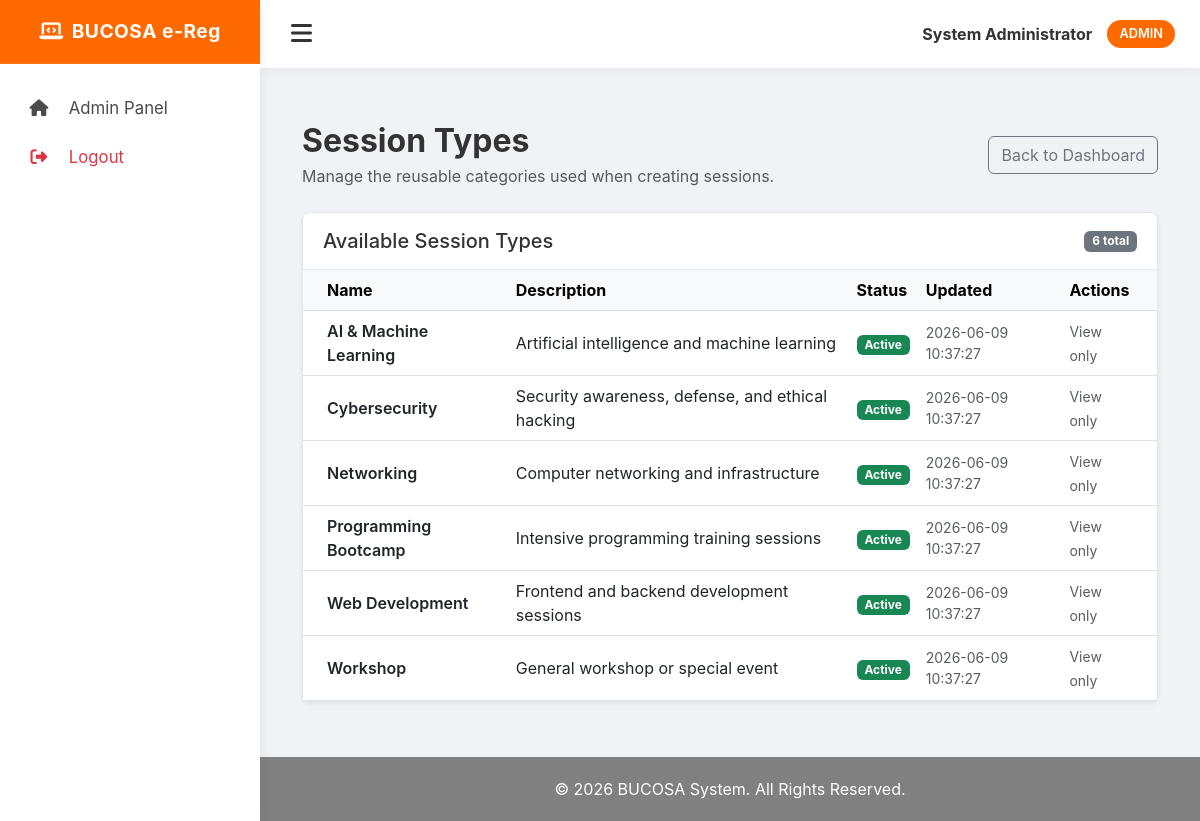
Screenshot of /president/session_types.php (signed in) with the database file from the repository.
### tables this page shows
CREATE TABLE IF NOT EXISTS session_types (
    id INT AUTO_INCREMENT PRIMARY KEY,
    name VARCHAR(150) NOT NULL UNIQUE,
    description VARCHAR(255) DEFAULT NULL,
    is_active TINYINT(1) NOT NULL DEFAULT 1,
    created_by INT DEFAULT NULL,
    updated_by INT DEFAULT NULL,
    created_at TIMESTAMP DEFAULT CURRENT_TIMESTAMP,
    updated_at TIMESTAMP DEFAULT CURRENT_TIMESTAMP ON UPDATE CURRENT_TIMESTAMP,

    FOREIGN KEY (created_by) REFERENCES users(id) ON DELETE SET NULL,
    FOREIGN KEY (updated_by) REFERENCES users(id) ON DELETE SET NULL
);

### includes/functions.php (called while the page is built, shortened)
<?php
function ensure_session_types_table($conn) {
    $sql = "CREATE TABLE IF NOT EXISTS session_types (
        id INT AUTO_INCREMENT PRIMARY KEY,
        name VARCHAR(150) NOT NULL UNIQUE,
        description VARCHAR(255) DEFAULT NULL,
        is_active TINYINT(1) NOT NULL DEFAULT 1,
        created_by INT DEFAULT NULL,
        updated_by INT DEFAULT NULL,
        created_at TIMESTAMP DEFAULT CURRENT_TIMESTAMP,
        updated_at TIMESTAMP DEFAULT CURRENT_TIMESTAMP ON UPDATE CURRENT_TIMESTAMP,
        FOREIGN KEY (created_by) REFERENCES users(id) ON DELETE SET NULL,
        FOREIGN KEY (updated_by) REFERENCES users(id) ON DELETE SET NULL
    )";
    return $conn->query($sql);
}
function seed_default_session_types($conn) {
    $defaults = [
        ['Web Development', 'Frontend and backend development sessions'],
        ['Cybersecurity', 'Security awareness, defense, and ethical hacking'],
        ['Networking', 'Computer networking and infrastructure'],
        ['AI & Machine Learning', 'Artificial intelligence and machine learning'],
        ['Programming Bootcamp', 'Intensive programming training sessions'],
        ['Workshop', 'General workshop or special event'],
    ];
    $stmt = $conn->prepare("INSERT IGNORE INTO session_types (name, description, is_active) VALUES (?, ?, 1)");
    return true;
}
function get_all_session_types($conn) {
    $types = [];
    $result = $conn->query("SELECT * FROM session_types ORDER BY is_active DESC, name ASC");
    if ($result) {
        while ($row = $result->fetch_assoc()) {
            $types[] = $row;
        }
    }
    return $types;
}
?>

### president/session_types.php (the view, shortened to what this page needs)
<?php
require_once '../includes/db_connect.php';
require_once '../includes/functions.php';
$isPresident = $_SESSION['user_type'] === 'president';
$sessionTypes = get_all_session_types($conn);
require_once '../includes/header.php';
?>
<div class="container mt-4">
    <div class="d-flex justify-content-between align-items-center mb-4">
        <div>
            <h2 class="fw-bold mb-1">Session Types</h2>
            <p class="text-muted mb-0">Manage the reusable categories used when creating sessions.</p>
        </div>
        <a href="dashboard.php" class="btn btn-outline-secondary">Back to Dashboard</a>
    </div>
    <div class="card shadow-sm">
        <div class="card-header bg-white py-3 d-flex justify-content-between align-items-center">
            <h5 class="mb-0">Available Session Types</h5>
            <span class="badge bg-secondary"><?php echo count($sessionTypes); ?> total</span>
        </div>
        <div class="card-body p-0">
            <div class="table-responsive">
                <table class="table table-hover align-middle mb-0">
                    <thead class="table-light">
                        <tr>
                            <th class="ps-4">Name</th>
                            <th>Description</th>
                            <th>Status</th>
                            <th>Updated</th>
                            <th class="pe-4">Actions</th>
                        </tr>
                    </thead>
                    <tbody>
                        <?php if (!empty($sessionTypes)): ?>
                            <?php foreach ($sessionTypes as $type): ?>
                                <tr>
                                    <td class="ps-4 fw-semibold"><?php echo htmlspecialchars($type['name']); ?></td>
                                    <td><?php echo htmlspecialchars($type['description'] ?? ''); ?></td>
                                    <td>
                                        <?php if ((int)$type['is_active'] === 1): ?>
                                            <span class="badge bg-success">Active</span>
                                        <?php else: ?>
                                            <span class="badge bg-secondary">Inactive</span>
                                        <?php endif; ?>
                                    </td>
                                    <td class="text-muted small"><?php echo htmlspecialchars($type['updated_at']); ?></td>
                                    <td class="pe-4">
                                        <?php if ($isPresident): ?>
                                            <a href="session_types.php?edit=<?php echo (int)$type['id']; ?>" class="btn btn-sm btn-outline-warning">Edit</a>
                                            <form method="POST" class="d-inline">
                                                <input type="hidden" name="action" value="toggle">
                                                <input type="hidden" name="type_id" value="<?php echo (int)$type['id']; ?>">
                                                <button type="submit" class="btn btn-sm btn-outline-primary">Toggle</button>
                                            </form>
                                            <form method="POST" class="d-inline ms-1" onsubmit="return confirm('Delete this session type?');">
                                                <input type="hidden" name="action" value="delete">
                                                <input type="hidden" name="type_id" value="<?php echo (int)$type['id']; ?>">
                                                <button type="submit" class="btn btn-sm btn-outline-danger">Delete</button>
                                            </form>
                                        <?php else: ?>
                                            <span class="text-muted small">View only</span>
                                        <?php endif; ?>
                                    </td>
                                </tr>
                            <?php endforeach; ?>
                        <?php else: ?>
                            <tr>
                                <td colspan="5" class="text-center py-4 text-muted">No session types found.</td>
                            </tr>
                        <?php endif; ?>
                    </tbody>
                </table>
            </div>
        </div>
    </div>
</div>
<?php require_once '../includes/footer.php'; ?>

### includes/header.php (shortened to what this page needs)
<?php
$isLoggedIn = isset($_SESSION['user_id']);
$userType = $isLoggedIn ? $_SESSION['user_type'] : '';
$userName = $isLoggedIn ? $_SESSION['user_name'] : '';
?>
<!DOCTYPE html>
<html lang="en">
<head>
    <link href="https://cdn.jsdelivr.net/npm/bootstrap@5.3.0/dist/css/bootstrap.min.css" rel="stylesheet">
    <link rel="stylesheet" href="https://cdnjs.cloudflare.com/ajax/libs/font-awesome/6.4.0/css/all.min.css">
    <link rel="stylesheet" href="/BUCOSA e-reg/assets/css/style.css">
</head>
<body>
<?php if ($isLoggedIn): ?>
    <div class="wrapper">
        <nav id="sidebar">
            <div class="sidebar-header">
                <h3><i class="fas fa-laptop-code me-2"></i>BUCOSA e-Reg</h3>
            </div>
            <ul class="list-unstyled components">
                <?php if ($userType === 'president'): ?>
                    <li class="<?php echo strpos($_SERVER['REQUEST_URI'], 'dashboard.php') !== false ? 'active' : ''; ?>">
                        <a href="/BUCOSA e-reg/president/dashboard.php"><i class="fas fa-home"></i> Dashboard</a>
                    </li>
                    <li class="<?php echo strpos($_SERVER['REQUEST_URI'], 'create_session.php') !== false ? 'active' : ''; ?>">
                        <a href="/BUCOSA e-reg/president/create_session.php"><i class="fas fa-plus-circle"></i> Create Session</a>
                    </li>
                    <li class="<?php echo strpos($_SERVER['REQUEST_URI'], 'reports.php') !== false ? 'active' : ''; ?>">
                        <a href="/BUCOSA e-reg/president/reports.php"><i class="fas fa-chart-pie"></i> Reports</a>
                    </li>
                    <li class="<?php echo strpos($_SERVER['REQUEST_URI'], 'session_types.php') !== false ? 'active' : ''; ?>">
                        <a href="/BUCOSA e-reg/president/session_types.php"><i class="fas fa-tags"></i> Session Types</a>
                    </li>
                <?php elseif ($userType === 'student'): ?>
                    <li class="<?php echo strpos($_SERVER['REQUEST_URI'], 'dashboard.php') !== false ? 'active' : ''; ?>">
                        <a href="/BUCOSA e-reg/student/dashboard.php"><i class="fas fa-home"></i> My Dashboard</a>
                    </li>
                <?php elseif ($userType === 'admin'): ?>
                    <li>
                        <a href="#"><i class="fas fa-home"></i> Admin Panel</a>
                    </li>
                <?php endif; ?>
                <li>
                    <a href="/BUCOSA e-reg/auth/logout.php" class="text-danger"><i class="fas fa-sign-out-alt"></i> Logout</a>
                </li>
            </ul>
        </nav>
        <div id="content">
            <div class="top-navbar">
                <button type="button" id="sidebarCollapse" class="navbar-btn">
                    <i class="fas fa-bars"></i>
                </button>
                <div class="user-profile-menu">
                    <span class="d-none d-md-inline fw-bold"><?php echo htmlspecialchars($userName); ?></span>
                    <span class="user-role-badge"><?php echo htmlspecialchars($userType); ?></span>
                </div>
            </div>
            <div class="main-content-area">
<?php else: ?>
    <div class="auth-wrapper">
<?php endif; ?>

### includes/footer.php (shortened to what this page needs)
<?php
$isLoggedIn = isset($_SESSION['user_id']);
?>
<?php if ($isLoggedIn): ?>
            </div>
            <footer>
                <div class="container-fluid">
                    <p class="mb-0">&copy; <?php echo date('Y'); ?> BUCOSA System. All Rights Reserved.</p>
                </div>
            </footer>
        </div>
    </div>
<?php else: ?>
    </div>
<?php endif; ?>
</body>
</html>

### assets/css/style.css (style rules this page uses)
:root { --primary-color: #ff6a00; --primary-dark: #cc5500; --secondary-color: #f1f2f6; --text-color: #333333; --bg-color: #ffffff; --sidebar-bg: #ffffff; --sidebar-text: #4b4b4b; --sidebar-active: #fff3ed; --footer-bg: #808080; --border-color: #e2e8f0; }
body { background-color: var(--secondary-color); font-family: 'Inter', 'Segoe UI', Tahoma, Geneva, Verdana, sans-serif; color: var(--text-color); margin: 0; overflow-x: hidden; }
.wrapper { display: flex; width: 100%; align-items: stretch; min-height: 100vh; }
#sidebar { min-width: 260px; max-width: 260px; background: var(--sidebar-bg); color: var(--sidebar-text); transition: all 0.3s; box-shadow: 2px 0 10px rgba(0, 0, 0, 0.05); z-index: 1000; display: flex; flex-direction: column; }
.sidebar-header { padding: 20px; background: var(--primary-color); color: white; text-align: center; border-bottom: 1px solid rgba(255,255,255,0.1); }
.sidebar-header h3 { margin: 0; font-size: 1.2rem; font-weight: 700; letter-spacing: 0.5px; }
#sidebar ul.components { padding: 20px 0; flex-grow: 1; }
#sidebar ul li a { padding: 12px 25px; font-size: 1.05rem; display: block; color: var(--sidebar-text); text-decoration: none; transition: all 0.2s; border-left: 4px solid transparent; }
#sidebar ul li a i { margin-right: 15px; width: 20px; text-align: center; color: inherit; }
#content { width: 100%; min-height: 100vh; transition: all 0.3s; display: flex; flex-direction: column; }
.top-navbar { background: #ffffff; box-shadow: 0 2px 10px rgba(0, 0, 0, 0.05); padding: 15px 25px; display: flex; justify-content: space-between; align-items: center; z-index: 999; }
.navbar-btn { background: transparent; border: none; font-size: 1.5rem; color: var(--text-color); cursor: pointer; }
.user-profile-menu { display: flex; align-items: center; gap: 15px; }
.user-role-badge { background: var(--primary-color); color: white; padding: 4px 12px; border-radius: 20px; font-size: 0.8rem; font-weight: 600; text-transform: uppercase; }
.main-content-area { padding: 30px; flex-grow: 1; }
.card { border: 1px solid var(--border-color); border-radius: 8px; box-shadow: 0 4px 6px rgba(0,0,0,0.02); background-color: var(--bg-color); margin-bottom: 25px; }
.card-header { background-color: #fff; border-bottom: 1px solid var(--border-color); font-weight: 600; color: var(--text-color); padding: 15px 20px; border-radius: 8px 8px 0 0 !important; }
footer { background-color: var(--footer-bg); color: white; text-align: center; padding: 20px; margin-top: auto; }

### rows the page displays
session_types: name "AI & Machine Learning", description "Artificial intelligence and machine learning", is_active "Active", updated_at "2026-06-09 10:37:27"
session_types: name "Cybersecurity", description "Security awareness, defense, and ethical hacking", is_active "Active", updated_at "2026-06-09 10:37:27"
session_types: name "Networking", description "Computer networking and infrastructure", is_active "Active", updated_at "2026-06-09 10:37:27"
session_types: name "Programming Bootcamp", description "Intensive programming training sessions", is_active "Active", updated_at "2026-06-09 10:37:27"
session_types: name "Web Development", description "Frontend and backend development sessions", is_active "Active", updated_at "2026-06-09 10:37:27"
session_types: name "Workshop", description "General workshop or special event", is_active "Active", updated_at "2026-06-09 10:37:27"

### other values shown
$userName "System Administrator"
$userType "ADMIN"
count($sessionTypes) "6"
